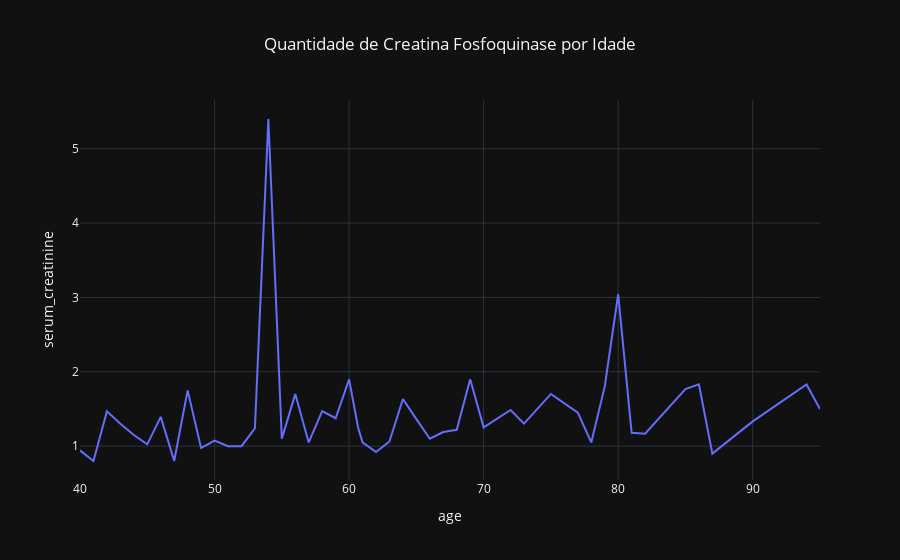

Notebook source saved alongside this figure:
### Code cell
df_agrupado4 = df.groupby("serum_creatinine").mean().reset_index()
fig5 = px.line(df_agrupado, x = "age", y = "serum_creatinine",template = "plotly_dark", title = "Quantidade de Creatina Fosfoquinase por Idade")
fig5.update_layout(title_x = 0.5)
fig5.show()

### Figure 1 — Plotly figure (JSON) as saved in the notebook; plotly's stock layout.template omitted (floating-point values rounded to 4 significant figures)
{"data": [{"hovertemplate": "age=%{x}<br>serum_creatinine=%{y}<extra></extra>", "legendgroup": "", "line": {"color": "#636efa", "dash": "solid"}, "marker": {"symbol": "circle"}, "mode": "lines", "name": "", "orientation": "v", "showlegend": false, "type": "scatter", "x": [40, 41, 42, 43, 44, 45, 46, 47, 48, 49, 50, 51, 52, 53, 54, 55, 56, 57, 58, 59, 60, 60.67, 61, 62, 63, 64, 65, 66, 67, 68, 69, 70, 72, 73, 75, 77, 78, 79, 80, 81, 82, 85, 86, 87, 90, 94, 95], "xaxis": "x", "y": [0.9429, 0.8, 1.469, 1.3, 1.15, 1.024, 1.393, 0.8, 1.75, 0.975, 1.073, 1, 1, 1.24, 5.4, 1.101, 1.7, 1.05, 1.47, 1.375, 1.898, 1.25, 1.05, 0.92, 1.062, 1.633, 1.363, 1.1, 1.19, 1.22, 1.9, 1.253, 1.486, 1.302, 1.702, 1.45, 1.05, 1.8, 3.043, 1.18, 1.167, 1.767, 1.83, 0.9, 1.333, 1.83, 1.5], "yaxis": "y"}], "layout": {"legend": {"tracegroupgap": 0}, "title": {"text": "Quantidade de Creatina Fosfoquinase por Idade", "x": 0.5}, "xaxis": {"anchor": "y", "domain": [0, 1], "title": {"text": "age"}}, "yaxis": {"anchor": "x", "domain": [0, 1], "title": {"text": "serum_creatinine"}}}}
